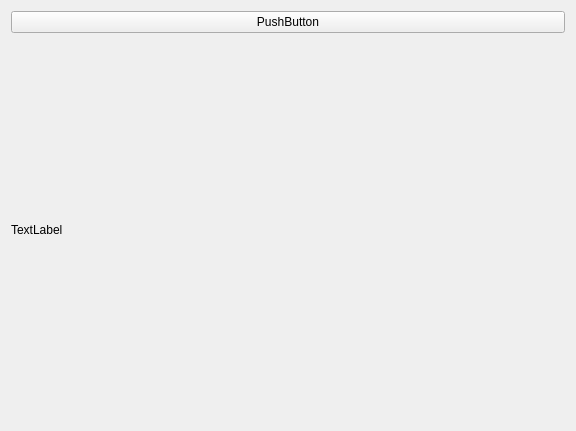
<?xml version="1.0" encoding="UTF-8"?>
<ui version="4.0">
 <class>Test</class>
 <widget class="QWidget" name="Test">
  <property name="geometry">
   <rect>
    <x>0</x>
    <y>0</y>
    <width>576</width>
    <height>431</height>
   </rect>
  </property>
  <property name="windowTitle">
   <string>Form</string>
  </property>
  <layout class="QGridLayout" name="gridLayout_3">
   <item row="2" column="0">
    <widget class="QLabel" name="label">
     <property name="text">
      <string>TextLabel</string>
     </property>
    </widget>
   </item>
   <item row="1" column="0">
    <widget class="QPushButton" name="pushButton">
     <property name="text">
      <string>PushButton</string>
     </property>
    </widget>
   </item>
  </layout>
 </widget>
 <resources/>
 <connections>
  <connection>
   <sender>label</sender>
   <signal>linkActivated(QString)</signal>
   <receiver>pushButton</receiver>
   <slot>click()</slot>
   <hints>
    <hint type="sourcelabel">
     <x>57</x>
     <y>228</y>
    </hint>
    <hint type="destinationlabel">
     <x>292</x>
     <y>19</y>
    </hint>
   </hints>
  </connection>
 </connections>
</ui>
